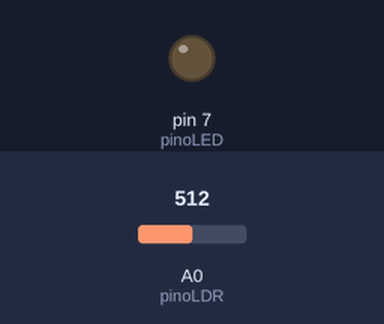
A sketch run on a simulated Arduino Uno, built with avr-gcc and run on an emulated ATmega328P. Shown: output pins drawn as LEDs (lit = HIGH). Inputs (shaded band) come from the test bench; at power-on: A0 (pinoLDR) = 512.

Above: at 1.2 s.
1.3 s: A0 (pinoLDR) set to 44
2.8 s: A0 (pinoLDR) set to 37
At 3.1 s:
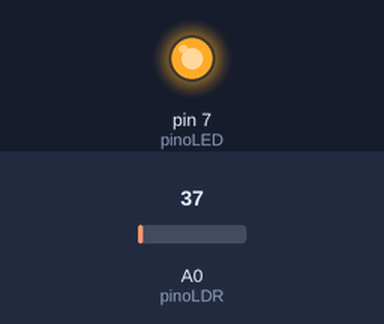
4.3 s: A0 (pinoLDR) set to 122
At 5.5 s:
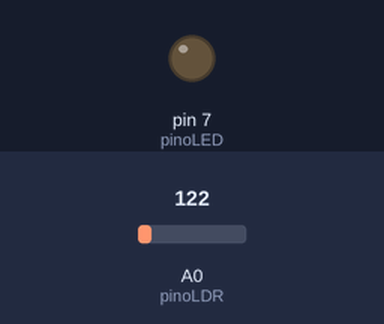
5.8 s: A0 (pinoLDR) set to 30
At 6.7 s:
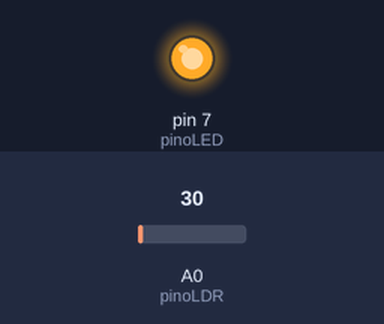
Timing chart, 0 to 8.3 s (numbered marks = the images above; inputs shaded):
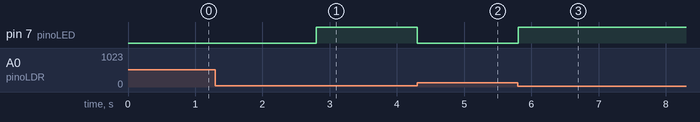

The sketch:

sketch_sensor_luz2.ino
```cpp
/*******************************************************************************
* RoboCore Kit Iniciante V8 - Construindo um Sensor de Luz 2
* Acender o LED quando o LDR indicar iluminação abaixo do limite.
*******************************************************************************/

const int pinoLDR = A0;  // pino onde o LRD está conectado
const int pinoLED = 7;   // pino onde o LED está conectado
int leitura = 0;         // variável para armazenar o valor lido pelo ADC

void setup() {
    // configura os pinos do LDR e LED
    pinMode(pinoLDR, INPUT);
    pinMode(pinoLED, OUTPUT);
}

void loop() {
    // le o valor de ADC no pino do LDR
    leitura = analogRead(pinoLDR);

    // verifica luminosidade do ambiente
    if (leitura < 40) {               // se a luminosidade for menor que 40
        digitalWrite(pinoLED, HIGH);  // acende o LED
    } else {                          // se não
        digitalWrite(pinoLED, LOW);   // apaga o LED
    }
    delay(100);  // aguarda 100 milissegundos para uma nova leitura
}
```

Measured:
- the behaviour switches between 40 and 39 on A0 (pinoLDR) (found by bisection; images 0 and 1)
- after the input at 1.3 s, every drawn part: stays the same
- after the input at 2.8 s, pin 7 (pinoLED): LOW → HIGH at once
- after the input at 4.3 s, pin 7 (pinoLED): HIGH → LOW at once
- after the input at 5.8 s, pin 7 (pinoLED): LOW → HIGH at once
